Frame 1 (no input): blank canvas, image omitted
Frame 60 (the mouse pressed at the canvas centre just before this capture): blank canvas, image omitted
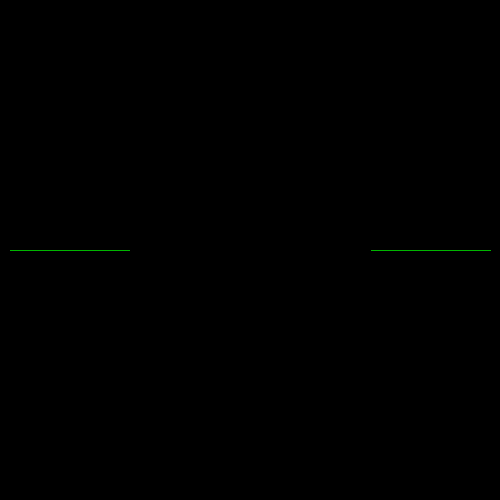
Frame 120 (the mouse held since frame 60 and released just before this capture)

The Processing sketch whose frames 1 and 60 were blank and that drew this single picture after the mouse press (run headless with seeded random() and noise(); from frame 60 on, the mouse is pressed at the canvas centre):

// Processing sketch: processing_78351
// ── processing_78351.pde

int x=10;
int y=250;
int direction=RIGHT;
int compx=490;
int compy=250;
int compDir=LEFT;
int v=0;
boolean gameOver=false;
void setup()
{
  size (500, 500);
  background(0);
}

void draw()
{
  if (gameOver==true)
  {
    text("GAME OVER", 250, 320);
  }
  else
  {
    human();
    computer();
  }
}
void human()
{

  {
    frameRate(19+v);
    v=v+1;
  }
  if (get(x, y) != color(0))
  {
    gameOver = true;
    {
      text("COMPUTER WINS", 250, 340);
    }
  }
  stroke (0, 255, 0);
  point (x, y);

  if (direction==RIGHT)
  {
    x++;
  }
  else if (direction==UP)
  {
    y--;
  }
  else if (direction==LEFT)
  {
    x--;
  }
  else if (direction==DOWN)
  {
    y++;
  }
}



void keyPressed()
{
  if (key=='a')
  {
    direction=LEFT;
  }
  else if (key=='d')
  {
    direction=RIGHT;
  }
  else if (key=='s')
  {
    direction=DOWN;
  }
  else if (key=='w')
  {
    direction=UP;
  }
}
void computer()
{
  if (get(compx, compy) != color(0))
  {
    gameOver = true;
    {
      text("HUMAN WINS", 250, 340);
    }
  }
  stroke (0, 255, 0);
  point (compx, compy);

  if (compDir==RIGHT)
  {
    compx++;
    if (get(compx+1, compy)!=color(0))
    {
      compDir=DOWN;
    }
  }
  else if (compDir==UP)
  {
    compy--;
    if (get(compx, compy-1)!=color(0))
    {
      compDir=RIGHT;
    }
  }
  else if (compDir==LEFT)
  {
    compx--;
    if (get(compx - 1, compy)!= color(0))
    {
      compDir=UP;
    }
  }
  else if (compDir==DOWN)
  {
    compy++;
    if (get(compx, compy+1)!=color(0))
    {
      compDir=LEFT;
    }
  }
}
